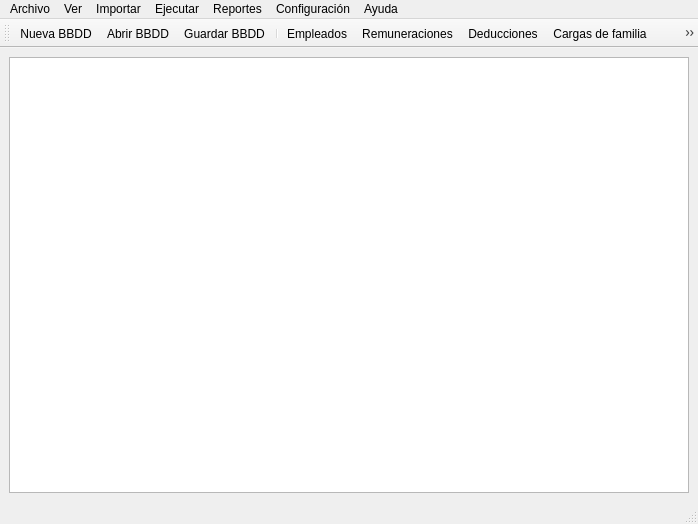
<?xml version="1.0" encoding="UTF-8"?>
<ui version="4.0">
 <class>frm_main</class>
 <widget class="QMainWindow" name="frm_main">
  <property name="geometry">
   <rect>
    <x>0</x>
    <y>0</y>
    <width>698</width>
    <height>524</height>
   </rect>
  </property>
  <property name="windowTitle">
   <string>PayroolTools - Ganancias - Liquidación primer y segundo párrafo</string>
  </property>
  <property name="windowIcon">
   <iconset>
    <normaloff>../img/windows/main.svg</normaloff>../img/windows/main.svg</iconset>
  </property>
  <widget class="QWidget" name="centralwidget">
   <layout class="QVBoxLayout" name="verticalLayout">
    <item>
     <widget class="QTableView" name="tv_datos">
      <property name="sizeAdjustPolicy">
       <enum>QAbstractScrollArea::AdjustIgnored</enum>
      </property>
     </widget>
    </item>
   </layout>
  </widget>
  <widget class="QMenuBar" name="menubar">
   <property name="geometry">
    <rect>
     <x>0</x>
     <y>0</y>
     <width>698</width>
     <height>21</height>
    </rect>
   </property>
   <widget class="QMenu" name="mnu_archivo">
    <property name="title">
     <string>Archivo</string>
    </property>
    <addaction name="act_nuevo"/>
    <addaction name="act_abrir"/>
    <addaction name="separator"/>
    <addaction name="act_salir"/>
   </widget>
   <widget class="QMenu" name="mnu_ver">
    <property name="title">
     <string>Ver</string>
    </property>
    <addaction name="act_ver_empleado"/>
    <addaction name="act_ver_remu"/>
    <addaction name="act_ver_deduc"/>
    <addaction name="act_ver_cargfam"/>
    <addaction name="act_ver_gananoe"/>
    <addaction name="separator"/>
    <addaction name="act_ver_prombrut"/>
    <addaction name="act_ver_dedprim"/>
    <addaction name="ver_act_dedseg"/>
   </widget>
   <widget class="QMenu" name="mnu_importar">
    <property name="title">
     <string>Importar</string>
    </property>
    <addaction name="act_imp_empleado"/>
    <addaction name="act_imp_remu"/>
    <addaction name="act_imp_deduc"/>
    <addaction name="act_imp_cargfam"/>
    <addaction name="act_imp_gananoe"/>
   </widget>
   <widget class="QMenu" name="mnu_ejecutar">
    <property name="title">
     <string>Ejecutar</string>
    </property>
    <addaction name="act_promedio"/>
    <addaction name="act_liquidador"/>
    <addaction name="separator"/>
    <addaction name="act_ejec_borrar"/>
   </widget>
   <widget class="QMenu" name="mnu_reporte">
    <property name="title">
     <string>Reportes</string>
    </property>
    <addaction name="act_rep_promedio"/>
    <addaction name="act_rep_deduc"/>
   </widget>
   <widget class="QMenu" name="mnu_config">
    <property name="title">
     <string>Configuración</string>
    </property>
    <addaction name="act_ded_personales"/>
   </widget>
   <widget class="QMenu" name="menuAyuda">
    <property name="title">
     <string>Ayuda</string>
    </property>
    <addaction name="actionDocumentaci_n"/>
    <addaction name="separator"/>
    <addaction name="actionAcerca_de"/>
   </widget>
   <addaction name="mnu_archivo"/>
   <addaction name="mnu_ver"/>
   <addaction name="mnu_importar"/>
   <addaction name="mnu_ejecutar"/>
   <addaction name="mnu_reporte"/>
   <addaction name="mnu_config"/>
   <addaction name="menuAyuda"/>
  </widget>
  <widget class="QStatusBar" name="statusbar"/>
  <widget class="QToolBar" name="toolBar">
   <property name="windowTitle">
    <string>toolBar</string>
   </property>
   <attribute name="toolBarArea">
    <enum>TopToolBarArea</enum>
   </attribute>
   <attribute name="toolBarBreak">
    <bool>false</bool>
   </attribute>
   <addaction name="act_nuevo"/>
   <addaction name="act_abrir"/>
   <addaction name="act_guardar"/>
   <addaction name="separator"/>
   <addaction name="act_imp_empleado"/>
   <addaction name="act_imp_remu"/>
   <addaction name="act_imp_deduc"/>
   <addaction name="act_imp_cargfam"/>
   <addaction name="act_imp_gananoe"/>
   <addaction name="separator"/>
   <addaction name="act_promedio"/>
   <addaction name="act_liquidador"/>
   <addaction name="separator"/>
   <addaction name="act_tool_prombruto"/>
   <addaction name="act_tool_dedprim"/>
   <addaction name="act_tool_dedsegun"/>
   <addaction name="separator"/>
   <addaction name="act_ded_personales"/>
  </widget>
  <action name="act_nuevo">
   <property name="icon">
    <iconset>
     <normaloff>../img/menu/archivo/mnu_new.svg</normaloff>../img/menu/archivo/mnu_new.svg</iconset>
   </property>
   <property name="text">
    <string>Nueva BBDD</string>
   </property>
  </action>
  <action name="act_abrir">
   <property name="icon">
    <iconset>
     <normaloff>../img/menu/archivo/mnu_open.svg</normaloff>../img/menu/archivo/mnu_open.svg</iconset>
   </property>
   <property name="text">
    <string>Abrir BBDD</string>
   </property>
  </action>
  <action name="act_guardar">
   <property name="icon">
    <iconset>
     <normaloff>../img/menu/archivo/mnu_save.svg</normaloff>../img/menu/archivo/mnu_save.svg</iconset>
   </property>
   <property name="text">
    <string>Guardar BBDD</string>
   </property>
  </action>
  <action name="act_cerrar">
   <property name="icon">
    <iconset>
     <normaloff>../img/menu/archivo/mnu_close.svg</normaloff>../img/menu/archivo/mnu_close.svg</iconset>
   </property>
   <property name="text">
    <string>Cerrar BBDD</string>
   </property>
  </action>
  <action name="act_salir">
   <property name="icon">
    <iconset>
     <normaloff>../img/menu/archivo/mnu_exit.svg</normaloff>../img/menu/archivo/mnu_exit.svg</iconset>
   </property>
   <property name="text">
    <string>Salir</string>
   </property>
  </action>
  <action name="act_ver_empleado">
   <property name="icon">
    <iconset>
     <normaloff>../img/menu/ver/mnu_empleado.svg</normaloff>../img/menu/ver/mnu_empleado.svg</iconset>
   </property>
   <property name="text">
    <string>Empleados</string>
   </property>
  </action>
  <action name="act_ver_remu">
   <property name="icon">
    <iconset>
     <normaloff>../img/menu/ver/mnu_remuneraciones.svg</normaloff>../img/menu/ver/mnu_remuneraciones.svg</iconset>
   </property>
   <property name="text">
    <string>Remuneraciones</string>
   </property>
  </action>
  <action name="act_ver_deduc">
   <property name="icon">
    <iconset>
     <normaloff>../img/menu/ver/mnu_deducciones.svg</normaloff>../img/menu/ver/mnu_deducciones.svg</iconset>
   </property>
   <property name="text">
    <string>Deducciones</string>
   </property>
  </action>
  <action name="act_ver_cargfam">
   <property name="icon">
    <iconset>
     <normaloff>../img/menu/ver/mnu_cargasfamilia.svg</normaloff>../img/menu/ver/mnu_cargasfamilia.svg</iconset>
   </property>
   <property name="text">
    <string>Cargas de familia</string>
   </property>
  </action>
  <action name="act_ver_gananoe">
   <property name="icon">
    <iconset>
     <normaloff>../img/menu/ver/mnu_gananciasoe.svg</normaloff>../img/menu/ver/mnu_gananciasoe.svg</iconset>
   </property>
   <property name="text">
    <string>Ganancias OE</string>
   </property>
  </action>
  <action name="act_imp_empleado">
   <property name="icon">
    <iconset>
     <normaloff>../img/menu/importar/mnu_employee.svg</normaloff>../img/menu/importar/mnu_employee.svg</iconset>
   </property>
   <property name="text">
    <string>Empleados</string>
   </property>
  </action>
  <action name="act_imp_remu">
   <property name="icon">
    <iconset>
     <normaloff>../img/menu/importar/mnu_remu.svg</normaloff>../img/menu/importar/mnu_remu.svg</iconset>
   </property>
   <property name="text">
    <string>Remuneraciones</string>
   </property>
  </action>
  <action name="act_imp_deduc">
   <property name="icon">
    <iconset>
     <normaloff>../img/menu/importar/mnu_deduc.svg</normaloff>../img/menu/importar/mnu_deduc.svg</iconset>
   </property>
   <property name="text">
    <string>Deducciones</string>
   </property>
  </action>
  <action name="act_imp_cargfam">
   <property name="icon">
    <iconset>
     <normaloff>../img/menu/importar/mnu_familia.svg</normaloff>../img/menu/importar/mnu_familia.svg</iconset>
   </property>
   <property name="text">
    <string>Cargas de familia</string>
   </property>
  </action>
  <action name="act_imp_gananoe">
   <property name="icon">
    <iconset>
     <normaloff>../img/menu/importar/mnu_gan_oe.svg</normaloff>../img/menu/importar/mnu_gan_oe.svg</iconset>
   </property>
   <property name="text">
    <string>Ganancias OE</string>
   </property>
  </action>
  <action name="act_promedio">
   <property name="icon">
    <iconset>
     <normaloff>../img/menu/ejecutar/mnu_promedio.svg</normaloff>../img/menu/ejecutar/mnu_promedio.svg</iconset>
   </property>
   <property name="text">
    <string>Promedio bruto</string>
   </property>
  </action>
  <action name="act_liquidador">
   <property name="icon">
    <iconset>
     <normaloff>../img/menu/ejecutar/mnu_deducciones.svg</normaloff>../img/menu/ejecutar/mnu_deducciones.svg</iconset>
   </property>
   <property name="text">
    <string>Calculo de deducciones</string>
   </property>
  </action>
  <action name="act_rep_promedio">
   <property name="icon">
    <iconset>
     <normaloff>../img/menu/reportes/mnu_promedio.svg</normaloff>../img/menu/reportes/mnu_promedio.svg</iconset>
   </property>
   <property name="text">
    <string>Promedio remuneración bruta</string>
   </property>
  </action>
  <action name="act_rep_deduc">
   <property name="icon">
    <iconset>
     <normaloff>../img/menu/reportes/mnu_deduccion.svg</normaloff>../img/menu/reportes/mnu_deduccion.svg</iconset>
   </property>
   <property name="text">
    <string>Deducciones</string>
   </property>
  </action>
  <action name="act_ded_personales">
   <property name="icon">
    <iconset>
     <normaloff>../img/menu/config/mnu_configuracion.svg</normaloff>../img/menu/config/mnu_configuracion.svg</iconset>
   </property>
   <property name="text">
    <string>Deducciones personales</string>
   </property>
  </action>
  <action name="actionDocumentaci_n">
   <property name="icon">
    <iconset>
     <normaloff>../img/menu/ayuda/mnu_documentacion.svg</normaloff>../img/menu/ayuda/mnu_documentacion.svg</iconset>
   </property>
   <property name="text">
    <string>Documentación</string>
   </property>
  </action>
  <action name="actionAcerca_de">
   <property name="icon">
    <iconset>
     <normaloff>../img/menu/ayuda/mnu_acerca.png</normaloff>../img/menu/ayuda/mnu_acerca.png</iconset>
   </property>
   <property name="text">
    <string>Acerca de...</string>
   </property>
  </action>
  <action name="act_ver_prombrut">
   <property name="icon">
    <iconset>
     <normaloff>../img/menu/ver/mnu_prombruto.svg</normaloff>../img/menu/ver/mnu_prombruto.svg</iconset>
   </property>
   <property name="text">
    <string>Promedios remuneración bruta</string>
   </property>
  </action>
  <action name="act_ver_dedprim">
   <property name="icon">
    <iconset>
     <normaloff>../img/menu/ver/mnu_primerpar.png</normaloff>../img/menu/ver/mnu_primerpar.png</iconset>
   </property>
   <property name="text">
    <string>Deducciones primer párrafo</string>
   </property>
  </action>
  <action name="ver_act_dedseg">
   <property name="icon">
    <iconset>
     <normaloff>../img/menu/ver/mnu_segundopar.png</normaloff>../img/menu/ver/mnu_segundopar.png</iconset>
   </property>
   <property name="text">
    <string>Deducciones segundo párrafo</string>
   </property>
  </action>
  <action name="act_tool_prombruto">
   <property name="icon">
    <iconset>
     <normaloff>../img/menu/ver/mnu_prombruto.svg</normaloff>../img/menu/ver/mnu_prombruto.svg</iconset>
   </property>
   <property name="text">
    <string>Promdio bruto</string>
   </property>
  </action>
  <action name="act_tool_dedprim">
   <property name="icon">
    <iconset>
     <normaloff>../img/menu/ver/mnu_primerpar.png</normaloff>../img/menu/ver/mnu_primerpar.png</iconset>
   </property>
   <property name="text">
    <string>Deducciones primer párrafo</string>
   </property>
  </action>
  <action name="act_tool_dedsegun">
   <property name="icon">
    <iconset>
     <normaloff>../img/menu/ver/mnu_segundopar.png</normaloff>../img/menu/ver/mnu_segundopar.png</iconset>
   </property>
   <property name="text">
    <string>Deducciones segundo párrafo</string>
   </property>
  </action>
  <action name="act_ejec_borrar">
   <property name="icon">
    <iconset>
     <normaloff>../img/menu/ejecutar/mnu_borrar.svg</normaloff>../img/menu/ejecutar/mnu_borrar.svg</iconset>
   </property>
   <property name="text">
    <string>Borrar registros BBDD</string>
   </property>
  </action>
 </widget>
 <resources/>
 <connections/>
</ui>
